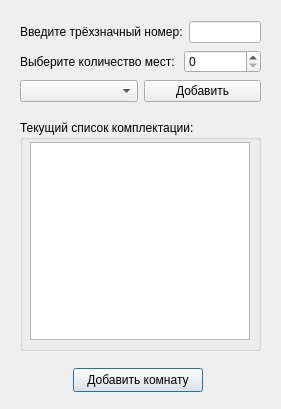
<?xml version="1.0" encoding="UTF-8"?>
<ui version="4.0">
 <class>AppendHotelRoomDialog</class>
 <widget class="QDialog" name="AppendHotelRoomDialog">
  <property name="geometry">
   <rect>
    <x>0</x>
    <y>0</y>
    <width>281</width>
    <height>409</height>
   </rect>
  </property>
  <property name="windowTitle">
   <string>AppendHotelRoomDialog</string>
  </property>
  <widget class="QPushButton" name="createRoom_pushButton">
   <property name="geometry">
    <rect>
     <x>73</x>
     <y>368</y>
     <width>130</width>
     <height>24</height>
    </rect>
   </property>
   <property name="text">
    <string>Добавить комнату</string>
   </property>
  </widget>
  <widget class="QGroupBox" name="groupBox">
   <property name="geometry">
    <rect>
     <x>20</x>
     <y>120</y>
     <width>241</width>
     <height>231</height>
    </rect>
   </property>
   <property name="title">
    <string>Текущий список комплектации:</string>
   </property>
   <widget class="QListView" name="equipments_listView">
    <property name="geometry">
     <rect>
      <x>10</x>
      <y>22</y>
      <width>220</width>
      <height>198</height>
     </rect>
    </property>
   </widget>
  </widget>
  <widget class="QWidget" name="layoutWidget">
   <property name="geometry">
    <rect>
     <x>20</x>
     <y>20</y>
     <width>241</width>
     <height>86</height>
    </rect>
   </property>
   <layout class="QVBoxLayout" name="verticalLayout">
    <item>
     <layout class="QHBoxLayout" name="horizontalLayout">
      <item>
       <widget class="QLabel" name="label">
        <property name="text">
         <string>Введите трёхзначный номер:</string>
        </property>
       </widget>
      </item>
      <item>
       <widget class="QLineEdit" name="number_lineEdit"/>
      </item>
     </layout>
    </item>
    <item>
     <layout class="QHBoxLayout" name="horizontalLayout_2">
      <item>
       <widget class="QLabel" name="label_2">
        <property name="text">
         <string>Выберите количество мест: </string>
        </property>
       </widget>
      </item>
      <item>
       <widget class="QSpinBox" name="seatsCount_spinBox"/>
      </item>
     </layout>
    </item>
    <item>
     <layout class="QHBoxLayout" name="horizontalLayout_3">
      <item>
       <widget class="QComboBox" name="equipments_comboBox"/>
      </item>
      <item>
       <widget class="QPushButton" name="appendEquipment_pushButton">
        <property name="text">
         <string>Добавить</string>
        </property>
       </widget>
      </item>
     </layout>
    </item>
   </layout>
  </widget>
 </widget>
 <resources/>
 <connections/>
</ui>
